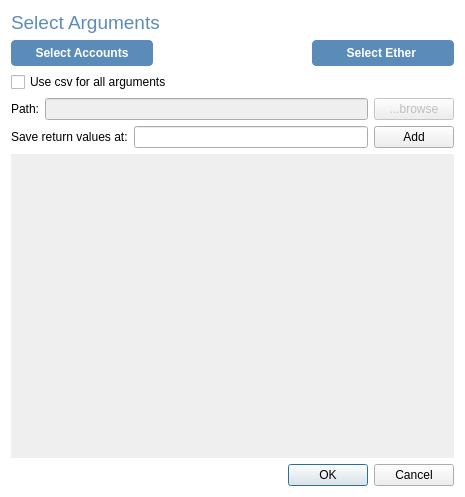
<?xml version="1.0" encoding="UTF-8"?>
<ui version="4.0">
 <class>Dialog</class>
 <widget class="QDialog" name="Dialog">
  <property name="geometry">
   <rect>
    <x>0</x>
    <y>0</y>
    <width>465</width>
    <height>497</height>
   </rect>
  </property>
  <property name="windowTitle">
   <string>Dialog</string>
  </property>
  <property name="styleSheet">
   <string notr="true">#Dialog {
background-color: white;
}

#select_accounts_btn, #select_ether_btn {
border-radius: 4px;
}



</string>
  </property>
  <layout class="QVBoxLayout" name="verticalLayout_2">
   <item>
    <widget class="QLabel" name="label">
     <property name="text">
      <string>&lt;html&gt;&lt;head/&gt;&lt;body&gt;&lt;p&gt;&lt;span style=&quot; font-size:14pt; color:#5b8cb9;&quot;&gt;Select Arguments&lt;/span&gt;&lt;/p&gt;&lt;/body&gt;&lt;/html&gt;</string>
     </property>
    </widget>
   </item>
   <item>
    <layout class="QHBoxLayout" name="horizontalLayout_2">
     <item>
      <widget class="QPushButton" name="select_accounts_btn">
       <property name="sizePolicy">
        <sizepolicy hsizetype="Fixed" vsizetype="Fixed">
         <horstretch>0</horstretch>
         <verstretch>0</verstretch>
        </sizepolicy>
       </property>
       <property name="minimumSize">
        <size>
         <width>142</width>
         <height>0</height>
        </size>
       </property>
       <property name="styleSheet">
        <string notr="true">#select_accounts_btn {
padding: 5px 15px;
border: 1px solid #5b8cb9;
background-color: #5b8cb9;
color: white;
font-weight: bold;
}

#select_accounts_btn::hover {
background-color: #517da6;
}</string>
       </property>
       <property name="text">
        <string>Select Accounts</string>
       </property>
      </widget>
     </item>
     <item>
      <spacer name="horizontalSpacer">
       <property name="orientation">
        <enum>Qt::Horizontal</enum>
       </property>
       <property name="sizeHint" stdset="0">
        <size>
         <width>102</width>
         <height>17</height>
        </size>
       </property>
      </spacer>
     </item>
     <item>
      <widget class="QPushButton" name="select_ether_btn">
       <property name="sizePolicy">
        <sizepolicy hsizetype="Fixed" vsizetype="Fixed">
         <horstretch>0</horstretch>
         <verstretch>0</verstretch>
        </sizepolicy>
       </property>
       <property name="minimumSize">
        <size>
         <width>142</width>
         <height>0</height>
        </size>
       </property>
       <property name="palette">
        <palette>
         <active>
          <colorrole role="WindowText">
           <brush brushstyle="SolidPattern">
            <color alpha="255">
             <red>255</red>
             <green>255</green>
             <blue>255</blue>
            </color>
           </brush>
          </colorrole>
          <colorrole role="Button">
           <brush brushstyle="SolidPattern">
            <color alpha="255">
             <red>91</red>
             <green>140</green>
             <blue>185</blue>
            </color>
           </brush>
          </colorrole>
          <colorrole role="Text">
           <brush brushstyle="SolidPattern">
            <color alpha="255">
             <red>255</red>
             <green>255</green>
             <blue>255</blue>
            </color>
           </brush>
          </colorrole>
          <colorrole role="ButtonText">
           <brush brushstyle="SolidPattern">
            <color alpha="255">
             <red>255</red>
             <green>255</green>
             <blue>255</blue>
            </color>
           </brush>
          </colorrole>
          <colorrole role="Base">
           <brush brushstyle="SolidPattern">
            <color alpha="255">
             <red>91</red>
             <green>140</green>
             <blue>185</blue>
            </color>
           </brush>
          </colorrole>
          <colorrole role="Window">
           <brush brushstyle="SolidPattern">
            <color alpha="255">
             <red>91</red>
             <green>140</green>
             <blue>185</blue>
            </color>
           </brush>
          </colorrole>
          <colorrole role="PlaceholderText">
           <brush brushstyle="SolidPattern">
            <color alpha="255">
             <red>255</red>
             <green>255</green>
             <blue>255</blue>
            </color>
           </brush>
          </colorrole>
         </active>
         <inactive>
          <colorrole role="WindowText">
           <brush brushstyle="SolidPattern">
            <color alpha="255">
             <red>255</red>
             <green>255</green>
             <blue>255</blue>
            </color>
           </brush>
          </colorrole>
          <colorrole role="Button">
           <brush brushstyle="SolidPattern">
            <color alpha="255">
             <red>91</red>
             <green>140</green>
             <blue>185</blue>
            </color>
           </brush>
          </colorrole>
          <colorrole role="Text">
           <brush brushstyle="SolidPattern">
            <color alpha="255">
             <red>255</red>
             <green>255</green>
             <blue>255</blue>
            </color>
           </brush>
          </colorrole>
          <colorrole role="ButtonText">
           <brush brushstyle="SolidPattern">
            <color alpha="255">
             <red>255</red>
             <green>255</green>
             <blue>255</blue>
            </color>
           </brush>
          </colorrole>
          <colorrole role="Base">
           <brush brushstyle="SolidPattern">
            <color alpha="255">
             <red>91</red>
             <green>140</green>
             <blue>185</blue>
            </color>
           </brush>
          </colorrole>
          <colorrole role="Window">
           <brush brushstyle="SolidPattern">
            <color alpha="255">
             <red>91</red>
             <green>140</green>
             <blue>185</blue>
            </color>
           </brush>
          </colorrole>
          <colorrole role="PlaceholderText">
           <brush brushstyle="SolidPattern">
            <color alpha="255">
             <red>255</red>
             <green>255</green>
             <blue>255</blue>
            </color>
           </brush>
          </colorrole>
         </inactive>
         <disabled>
          <colorrole role="WindowText">
           <brush brushstyle="SolidPattern">
            <color alpha="255">
             <red>255</red>
             <green>255</green>
             <blue>255</blue>
            </color>
           </brush>
          </colorrole>
          <colorrole role="Button">
           <brush brushstyle="SolidPattern">
            <color alpha="255">
             <red>91</red>
             <green>140</green>
             <blue>185</blue>
            </color>
           </brush>
          </colorrole>
          <colorrole role="Text">
           <brush brushstyle="SolidPattern">
            <color alpha="255">
             <red>255</red>
             <green>255</green>
             <blue>255</blue>
            </color>
           </brush>
          </colorrole>
          <colorrole role="ButtonText">
           <brush brushstyle="SolidPattern">
            <color alpha="255">
             <red>255</red>
             <green>255</green>
             <blue>255</blue>
            </color>
           </brush>
          </colorrole>
          <colorrole role="Base">
           <brush brushstyle="SolidPattern">
            <color alpha="255">
             <red>91</red>
             <green>140</green>
             <blue>185</blue>
            </color>
           </brush>
          </colorrole>
          <colorrole role="Window">
           <brush brushstyle="SolidPattern">
            <color alpha="255">
             <red>91</red>
             <green>140</green>
             <blue>185</blue>
            </color>
           </brush>
          </colorrole>
          <colorrole role="PlaceholderText">
           <brush brushstyle="SolidPattern">
            <color alpha="255">
             <red>255</red>
             <green>255</green>
             <blue>255</blue>
            </color>
           </brush>
          </colorrole>
         </disabled>
        </palette>
       </property>
       <property name="styleSheet">
        <string notr="true">#select_ether_btn {
padding: 5px 15px;
border: 1px solid #5b8cb9;
background-color: #5b8cb9;
color: white;
font-weight: bold;
}

#select_ether_btn::hover {
background-color: #517da6;
}</string>
       </property>
       <property name="text">
        <string>Select Ether </string>
       </property>
      </widget>
     </item>
    </layout>
   </item>
   <item>
    <layout class="QVBoxLayout" name="verticalLayout">
     <item>
      <widget class="QCheckBox" name="use_csv">
       <property name="text">
        <string>Use csv for all arguments</string>
       </property>
      </widget>
     </item>
     <item>
      <layout class="QHBoxLayout" name="horizontalLayout_3">
       <item>
        <widget class="QLabel" name="label_2">
         <property name="text">
          <string>Path:</string>
         </property>
        </widget>
       </item>
       <item>
        <widget class="QLineEdit" name="file_path">
         <property name="enabled">
          <bool>false</bool>
         </property>
        </widget>
       </item>
       <item>
        <widget class="QPushButton" name="browse_btn">
         <property name="enabled">
          <bool>false</bool>
         </property>
         <property name="sizePolicy">
          <sizepolicy hsizetype="Fixed" vsizetype="Fixed">
           <horstretch>0</horstretch>
           <verstretch>0</verstretch>
          </sizepolicy>
         </property>
         <property name="maximumSize">
          <size>
           <width>100</width>
           <height>16777215</height>
          </size>
         </property>
         <property name="styleSheet">
          <string notr="true"/>
         </property>
         <property name="text">
          <string>...browse</string>
         </property>
        </widget>
       </item>
      </layout>
     </item>
    </layout>
   </item>
   <item>
    <layout class="QHBoxLayout" name="horizontalLayout_4">
     <item>
      <widget class="QLabel" name="label_3">
       <property name="text">
        <string>Save return values at:</string>
       </property>
      </widget>
     </item>
     <item>
      <widget class="QLineEdit" name="save_output_edit"/>
     </item>
     <item>
      <widget class="QPushButton" name="add_output_btn">
       <property name="text">
        <string>Add</string>
       </property>
      </widget>
     </item>
    </layout>
   </item>
   <item>
    <widget class="QScrollArea" name="scrollArea">
     <property name="styleSheet">
      <string notr="true">#scrollArea {
border: none;
}

QPushButton {
border-radius: 4px;
}</string>
     </property>
     <property name="widgetResizable">
      <bool>true</bool>
     </property>
     <widget class="QWidget" name="scrollAreaWidgetContents">
      <property name="geometry">
       <rect>
        <x>0</x>
        <y>0</y>
        <width>443</width>
        <height>251</height>
       </rect>
      </property>
      <layout class="QHBoxLayout" name="horizontalLayout">
       <item>
        <widget class="QWidget" name="widget" native="true"/>
       </item>
      </layout>
     </widget>
    </widget>
   </item>
   <item>
    <widget class="QDialogButtonBox" name="buttonBox">
     <property name="palette">
      <palette>
       <active>
        <colorrole role="Button">
         <brush brushstyle="SolidPattern">
          <color alpha="255">
           <red>211</red>
           <green>211</green>
           <blue>211</blue>
          </color>
         </brush>
        </colorrole>
        <colorrole role="Base">
         <brush brushstyle="SolidPattern">
          <color alpha="255">
           <red>211</red>
           <green>211</green>
           <blue>211</blue>
          </color>
         </brush>
        </colorrole>
        <colorrole role="Window">
         <brush brushstyle="SolidPattern">
          <color alpha="255">
           <red>211</red>
           <green>211</green>
           <blue>211</blue>
          </color>
         </brush>
        </colorrole>
       </active>
       <inactive>
        <colorrole role="Button">
         <brush brushstyle="SolidPattern">
          <color alpha="255">
           <red>211</red>
           <green>211</green>
           <blue>211</blue>
          </color>
         </brush>
        </colorrole>
        <colorrole role="Base">
         <brush brushstyle="SolidPattern">
          <color alpha="255">
           <red>211</red>
           <green>211</green>
           <blue>211</blue>
          </color>
         </brush>
        </colorrole>
        <colorrole role="Window">
         <brush brushstyle="SolidPattern">
          <color alpha="255">
           <red>211</red>
           <green>211</green>
           <blue>211</blue>
          </color>
         </brush>
        </colorrole>
       </inactive>
       <disabled>
        <colorrole role="Button">
         <brush brushstyle="SolidPattern">
          <color alpha="255">
           <red>211</red>
           <green>211</green>
           <blue>211</blue>
          </color>
         </brush>
        </colorrole>
        <colorrole role="Base">
         <brush brushstyle="SolidPattern">
          <color alpha="255">
           <red>211</red>
           <green>211</green>
           <blue>211</blue>
          </color>
         </brush>
        </colorrole>
        <colorrole role="Window">
         <brush brushstyle="SolidPattern">
          <color alpha="255">
           <red>211</red>
           <green>211</green>
           <blue>211</blue>
          </color>
         </brush>
        </colorrole>
       </disabled>
      </palette>
     </property>
     <property name="styleSheet">
      <string notr="true"/>
     </property>
     <property name="orientation">
      <enum>Qt::Horizontal</enum>
     </property>
     <property name="standardButtons">
      <set>QDialogButtonBox::Cancel|QDialogButtonBox::Ok</set>
     </property>
    </widget>
   </item>
  </layout>
 </widget>
 <resources/>
 <connections>
  <connection>
   <sender>buttonBox</sender>
   <signal>accepted()</signal>
   <receiver>Dialog</receiver>
   <slot>accept()</slot>
   <hints>
    <hint type="sourcelabel">
     <x>248</x>
     <y>254</y>
    </hint>
    <hint type="destinationlabel">
     <x>157</x>
     <y>274</y>
    </hint>
   </hints>
  </connection>
  <connection>
   <sender>buttonBox</sender>
   <signal>rejected()</signal>
   <receiver>Dialog</receiver>
   <slot>reject()</slot>
   <hints>
    <hint type="sourcelabel">
     <x>316</x>
     <y>260</y>
    </hint>
    <hint type="destinationlabel">
     <x>286</x>
     <y>274</y>
    </hint>
   </hints>
  </connection>
 </connections>
</ui>
